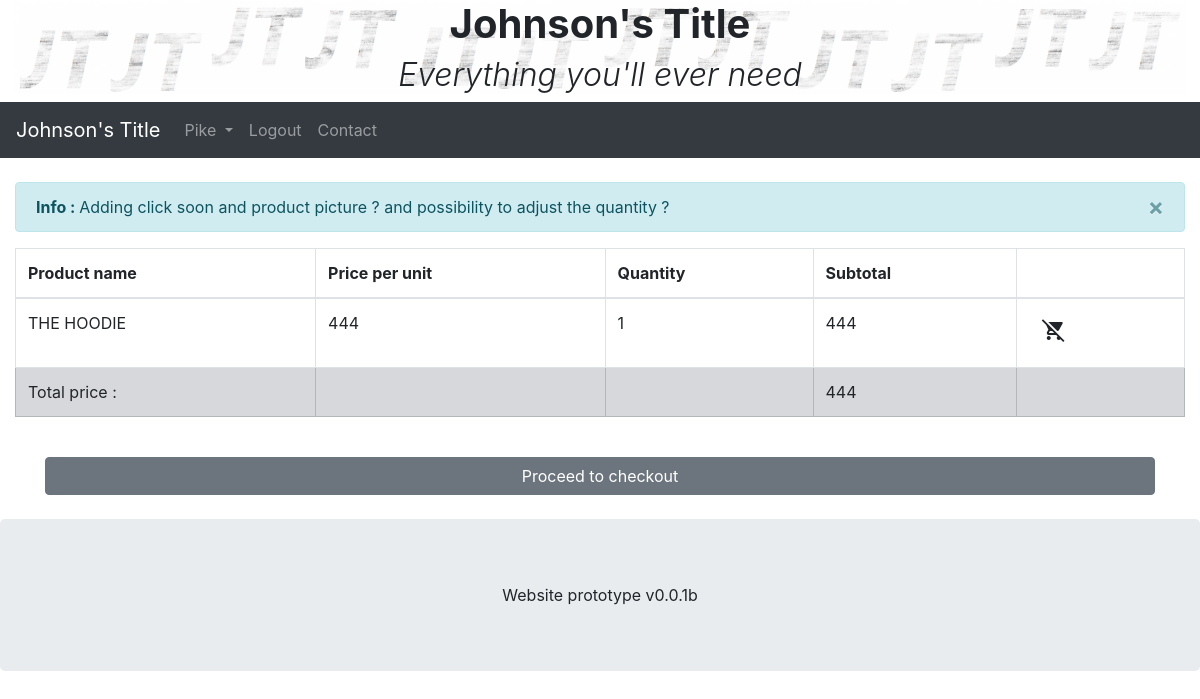
/index.php?action=myCart (signed in), run on an earlier commit of the app's database.
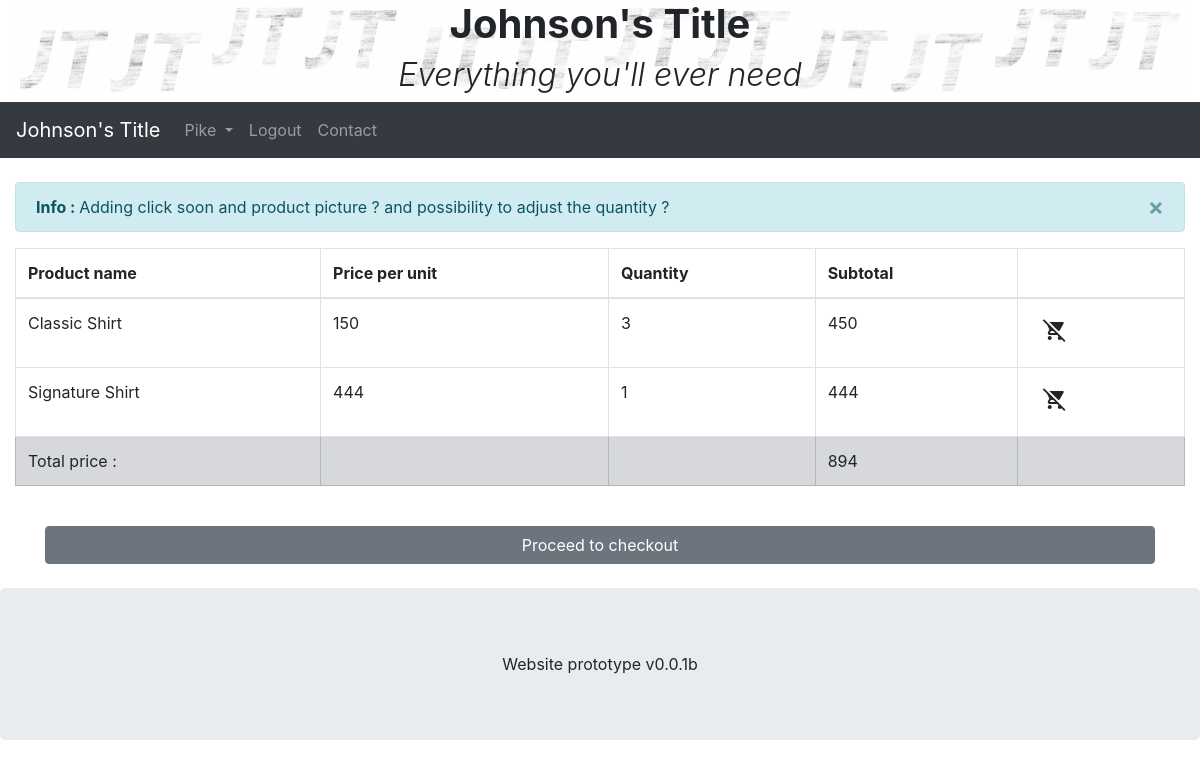
And on a later commit of the database.
### tables this page shows
CREATE TABLE `shopping_cart` (
  `id` int(11) NOT NULL,
  `fkUsersId` int(11) NOT NULL,
  `fkProductsId` int(11) NOT NULL,
  `quantity` int(11) NOT NULL
);

CREATE TABLE `products` (
  `id` int(11) NOT NULL,
  `name` varchar(255) NOT NULL,
  `price` int(11) NOT NULL,
  `description` text,
  `stock` int(11) NOT NULL,
  `type` int(11) NOT NULL
);

### model/ShopManager.php (called while the page is built, shortened)
<?php
class ShopManager
{
	public function getCart($userID)
	{
		$db = $this->dbConnect();
		$req = $db->prepare('SELECT shopping_cart.id as "cartId",
		products.name as "Productname",
		products.price as "Ppu",
		shopping_cart.quantity as "Quantity",
		products.price * shopping_cart.quantity as "Totalprice"
		FROM shopping_cart, products
		WHERE fkProductsId = products.id
		AND fkUsersId= :userID');
		$req->execute(array('userID' => $userID));
		return $req;
	}
	private function dbConnect()
	{
		try {
			$db = new PDO('mysql:host=localhost;dbname=jt_title;charset=utf8', 'root', 'root', array(PDO::ATTR_ERRMODE => PDO::ERRMODE_EXCEPTION));
			return $db;
		} catch (Exception $e) {
			die('Erreur : ' . $e->getMessage());
		}
	}
}

### controller/frontend.php (called while the page is built, shortened)
<?php
function myCart()
{
	require('./controller/myCart.php');
}

### index.php (called while the page is built)
<?php
require('./controller/frontend.php');
if (isset($_GET['action'])) {
    if ($_GET['action'] == 'main') {
        main();
    } elseif ($_GET['action'] == 'register') {
        register();
    } elseif ($_GET['action'] == 'login') {
        login();
    } elseif ($_GET['action'] == 'logout') {
        logout();
    } elseif ($_GET['action'] == 'myProfile') {
        myProfile();
    } elseif ($_GET['action'] == 'clothing') {
        clothing();
    } elseif ($_GET['action'] == 'title') {
        title();
    } elseif ($_GET['action'] == 'myCart') {
        myCart();
    } else {
        main();
    }
} else {
    main();
}

### controller/myCart.php (the view, shortened to what this page needs)
<?php
require_once("./model/ShopManager.php");
$shopManager = new ShopManager();
$req = $shopManager->getCart($_SESSION['id']);
if ($req->rowCount() > 0) {
    $totalPrice = 0;
    ?>
<table class="table table-bordered table-hover table-responsive-sm">
    <thead>
        <tr>
            <th>Product name</th>
            <th>Price per unit</th>
            <th>Quantity</th>
            <th>Subtotal</th>
            <th></th>
        </tr>
    </thead>
    <tbody>
        <?php
        while ($data = $req->fetch()) {
            $totalPrice = $totalPrice + $data['Totalprice'];
            ?>
        <tr>
            <td><?= $data['Productname'] ?></td>
            <td><?= $data['Ppu'] ?></td>
            <td><?= $data['Quantity'] ?></td>
            <td><?= $data['Totalprice'] ?></td>
            <td>
                <button value=<?= $data['cartId'] ?> class="btn removeFromCart" style="background-color:transparent">
                    <i class="material-icons" data-toggle="tooltip" data-placement="bottom" title="Delete this item">remove_shopping_cart</i>
                </button>
            </td>
        </tr>
        <?php
    }
    ?>
        <tr class="table-secondary">
            <td>Total price :</td>
            <td></td>
            <td></td>
            <td> <?= $totalPrice ?></td>
            <td></td>
        </tr>
    </tbody>
</table>
<br>
<div class="container">
    <button class="btn btn-block btn-secondary" data-toggle="modal" data-target="#modalCheckout"> Proceed to checkout
    </button>
</div>
<?php
} else {
    echo "Your cart is empty go in the shop and add something in it !";
}

What changed in the data, as far as the page shows it:
removed shopping_cart: fkProductsId.name "THE HOODIE", fkProductsId.price "444", quantity "1", Totalprice "444", $data['cartId'] 14 (drawn)
added shopping_cart: fkProductsId.name "Classic Shirt", fkProductsId.price "150", quantity "3", Totalprice "450", $data['cartId'] 15 (drawn)
added shopping_cart: fkProductsId.name "Signature Shirt", fkProductsId.price "444", quantity "1", Totalprice "444", $data['cartId'] 16 (drawn)
Also different on the page:
$totalPrice: "444" → "894"
